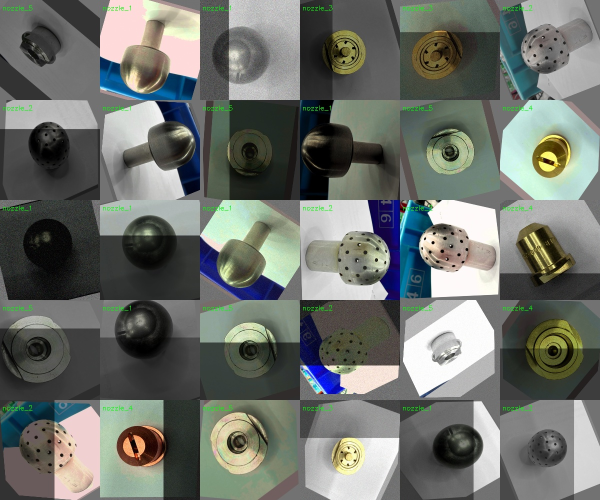
#> input picture data_pipeline/data/contact_sheet.jpg, 1200 x 1000 px (shown at 1/2 size)
$ python -i augment_dataset.py   (imports and definitions only)
#> lines starting #> are read from the running program, lines starting #| are printed output that depends on the picture
#> further down, picture is the input picture: shape (1000, 1200, 3); mean B, G, R 108, 113.8, 109.9
"""
Nozzle Augmentation Pipeline
==============================
Reads images from data/images/ and maps them by filename prefix:
  typeA* → nozzle_1  (smooth silver ball / dome)
  typeB* → nozzle_2  (perforated silver ball)
  typeC* → nozzle_3  (gold flat-top with slots)
  typeD* → nozzle_4  (gold spiral / screw type)
  typeE* → nozzle_5  (silver flat disc / washer)

Output → data/augmented/<class>/   (30 augmented + 1 original per raw image)

Run:
  pip install opencv-python numpy
  python data_pipeline/augment_dataset.py
"""

import cv2
import numpy as np
from pathlib import Path
import random

# ── CONFIG ────────────────────────────────────────────────────────────────────
# Always works regardless of which folder you run from
PROJECT_ROOT   = Path(__file__).resolve().parent.parent   # lechler_detect/
INPUT_DIR      = PROJECT_ROOT / "data" / "images"
OUTPUT_DIR     = PROJECT_ROOT / "data" / "augmented"
IMAGES_PER_RAW = 30          # augmented copies per source image
IMG_SIZE       = (640, 640)
SEED           = 42

# [2 lines not run here, left out]

# ── FILENAME PREFIX → CLASS NAME ─────────────────────────────────────────────
PREFIX_MAP = {
    "typea": "nozzle_1",   # smooth silver ball / dome, top view
    "typeb": "nozzle_2",   # perforated silver ball
    "typec": "nozzle_3",   # gold flat-top with arrow slots
    "typed": "nozzle_4",   # gold spiral / conical screw type
    "typee": "nozzle_5",   # silver flat disc / washer with center hole
}

# ── ANOMALY / UNKNOWN CLASS — separate input folder ──────────────────────────
ANOMALY_DIR = PROJECT_ROOT / "data" / "anomoly"   # your folder name (kept as-is)
ANOMALY_CLS = "unknown"

# ── AUGMENTATION HELPERS ──────────────────────────────────────────────────────

# [11 lines left out: function letterbox, not called in this run]


def rand_brightness_contrast(img):
    b   = random.randint(-45, 45)
    c   = random.uniform(0.60, 1.40)
    img = np.clip(img.astype(np.float32) * c + b, 0, 255).astype(np.uint8)
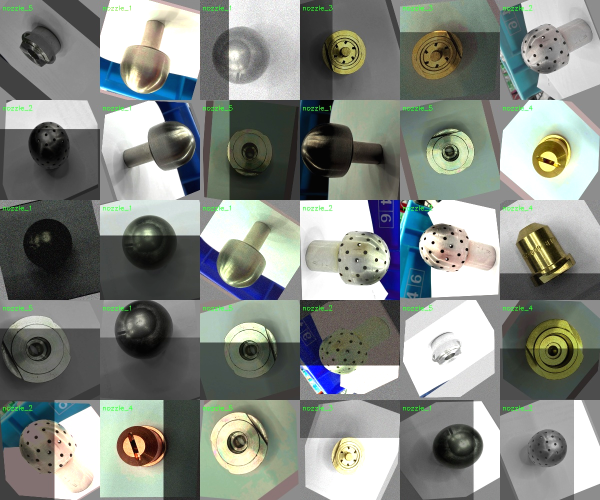
#> img: shape (1000, 1200, 3) (shown at 1/2 size); mean of channels 0, 1, 2 131.3, 137.3, 132.3; drawn as B, G, R
    return img


def rand_hsv(img, h=15, s=40, v=40):
#> called with h = 15, s = 40, v = 40
    hsv = cv2.cvtColor(img, cv2.COLOR_BGR2HSV).astype(np.float32)
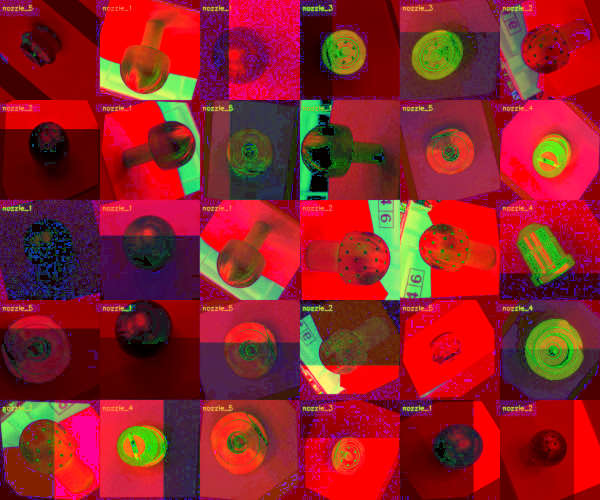
#> hsv: shape (1000, 1200, 3) float32 (shown at 1/2 size); mean of channels 0, 1, 2 38.2, 34.6, 142.1; drawn as B, G, R
    hsv[:, :, 0] += random.uniform(-h, h)
    hsv[:, :, 1] += random.uniform(-s, s)
    hsv[:, :, 2] += random.uniform(-v, v)
    hsv = np.clip(hsv, 0, 255).astype(np.uint8)
    return cv2.cvtColor(hsv, cv2.COLOR_HSV2BGR)


def rand_rotate(img):
    """Full 360° — nozzles viewed from above are rotationally symmetric."""
    angle = random.uniform(0, 360)
    h, w  = img.shape[:2]
#> h = 1000; w = 1200
    M     = cv2.getRotationMatrix2D((w / 2, h / 2), angle, 1.0)
    return cv2.warpAffine(img, M, (w, h), borderValue=(114, 114, 114))
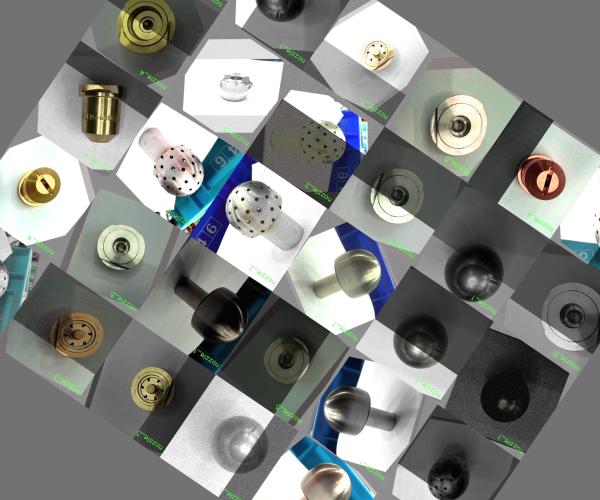
#> returned value: shape (1000, 1200, 3) (shown at 1/2 size); mean of channels 0, 1, 2 129.4, 132.2, 129.5; drawn as B, G, R


def rand_flip(img):
    return cv2.flip(img, random.choice([-1, 0, 1]))
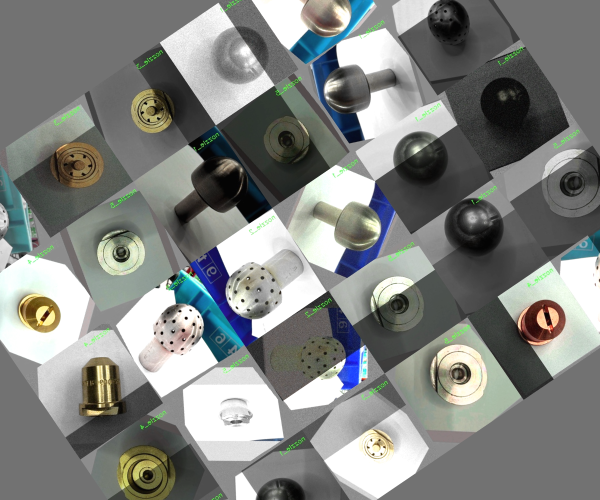
#> returned value: shape (1000, 1200, 3) (shown at 1/2 size); mean of channels 0, 1, 2 129.4, 132.2, 129.5; drawn as B, G, R


def rand_scale_crop(img, lo=0.68, hi=1.0):
#> called with lo = 0.68, hi = 1
    s    = random.uniform(lo, hi)
    h, w = img.shape[:2]
#> h = 1000; w = 1200
    nh   = int(h * s);  nw = int(w * s)
#> after `nh = int(h * s)`: nh = 794
#> after `nw = int(w * s)`: nw = 953
    top  = random.randint(0, h - nh)
#> top = 55
    left = random.randint(0, w - nw)
#> left = 129
    return cv2.resize(img[top:top+nh, left:left+nw], (w, h))
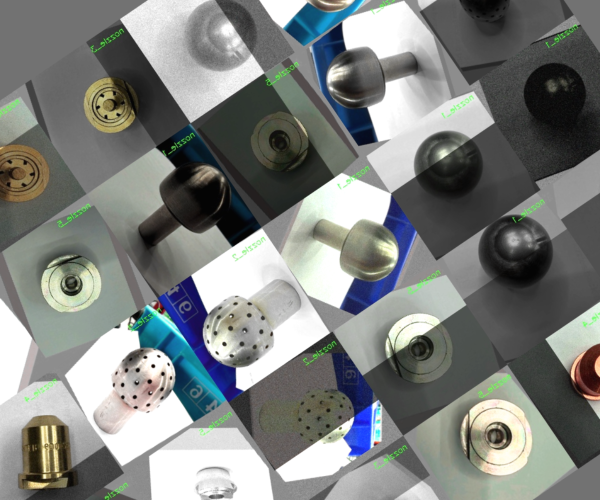
#> returned value: shape (1000, 1200, 3) (shown at 1/2 size); mean of channels 0, 1, 2 126.9, 129.2, 125.9; drawn as B, G, R


# [21 lines left out: functions rand_perspective, rand_shadow, not called in this run]


def rand_blur(img):
    k = random.choice([1, 3, 5])
    return cv2.GaussianBlur(img, (k, k), 0) if k > 1 else img


def rand_noise(img, sigma_max=20):
#> called with sigma_max = 20
    sigma = random.uniform(0, sigma_max)
    noise = np.random.normal(0, sigma, img.shape).astype(np.float32)
    return np.clip(img.astype(np.float32) + noise, 0, 255).astype(np.uint8)


def augment(img):
    img = rand_brightness_contrast(img)
    img = rand_hsv(img)
    img = rand_rotate(img)
    if random.random() > 0.4: img = rand_flip(img)
    if random.random() > 0.4: img = rand_scale_crop(img)
    if random.random() > 0.4: img = rand_perspective(img)
    if random.random() > 0.5: img = rand_shadow(img)
    if random.random() > 0.5: img = rand_blur(img)
    if random.random() > 0.5: img = rand_noise(img)
    return img


# ── CLASS RESOLVER ────────────────────────────────────────────────────────────

# [124 lines left out: functions resolve_class, run, not called in this run]


# [2 lines not run here, left out]

>>> import cv2
>>> picture = cv2.imread('data/contact_sheet.jpg')
>>> result = augment(picture)
